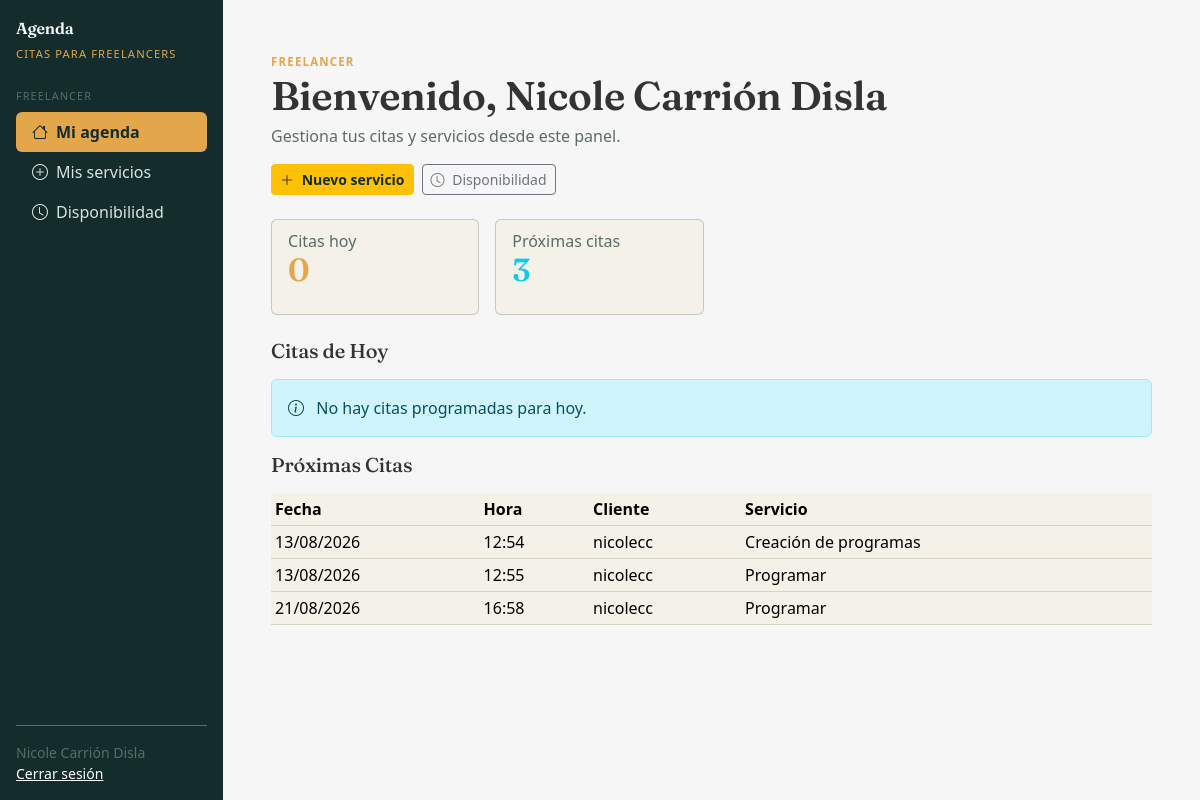
/freelancer/ (signed in), run on an earlier commit of the app's database.
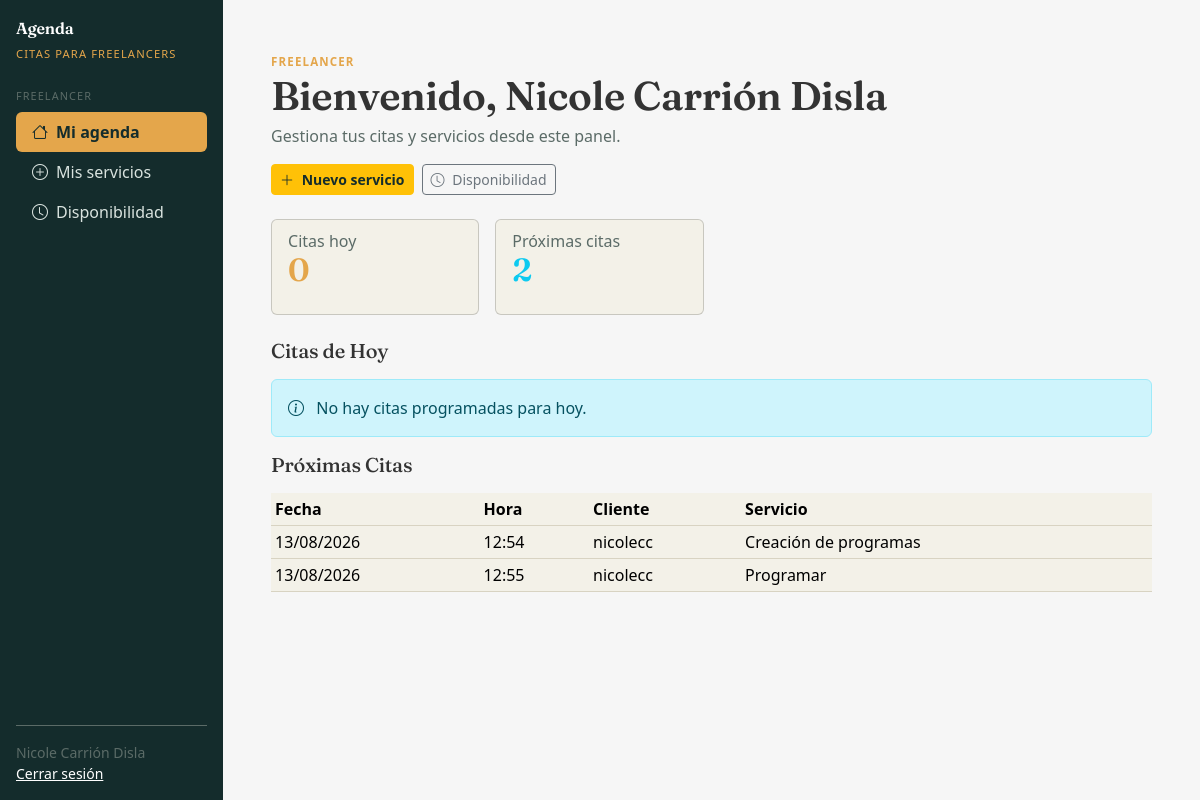
And on a later commit of the database.
### gestionCitas/models.py (models this page shows, shortened)
class Reserva(models.Model):
    id_reserva = models.AutoField(primary_key=True)
    id_cliente = models.ForeignKey(Cliente, on_delete=models.CASCADE, related_name='reservas')
    id_freelancer = models.ForeignKey(Freelancer, on_delete=models.CASCADE, related_name='reservas')
    id_servicio = models.ForeignKey(Servicio, on_delete=models.CASCADE, related_name='reservas')
    fecha = models.DateField()
    hora_inicio = models.TimeField()
    hora_fin = models.TimeField()
    modalidad = models.CharField(max_length=10, choices=[
        ('presencial', 'Presencial'),
        ('virtual', 'Virtual')
    ], default='virtual')
    estado = models.CharField(max_length=12, choices=[
        ('programada', 'Programada'),
        ('confirmada', 'Confirmada'),
        ('atendida', 'Atendida'),
        ('cancelada', 'Cancelada')
    ], default='programada')
    motivo_cancelacion = models.TextField(blank=True, null=True)
    observaciones = models.TextField(blank=True, null=True)
    fecha_reserva = models.DateTimeField(auto_now_add=True)

class Cliente(models.Model):
    id_cliente = models.AutoField(primary_key=True)
    nombre = models.CharField(max_length=30)
    correo_cliente = models.EmailField(unique=True, max_length=30)
    contrasena = models.CharField(max_length=20)
    fecha_registro = models.DateTimeField(auto_now_add=True)

class Servicio(models.Model):
    id_servicio = models.AutoField(primary_key=True)
    id_freelancer = models.ForeignKey(Freelancer, on_delete=models.CASCADE, related_name='servicios')
    nombre = models.CharField(max_length=30)
    descripcion = models.TextField(blank=True)
    precio_base = models.DecimalField(max_digits=10, decimal_places=2)
    duracion = models.IntegerField(help_text="Duración en minutos")
    modalidad = models.CharField(max_length=10, choices=[
        ('presencial', 'Presencial'),
        ('virtual', 'Virtual'),
        ('ambos', 'Ambos')
    ], default='ambos')
    activo = models.BooleanField(default=True)

### gestionCitas/views.py (the view)
        def wrapper(request, *args, **kwargs):
            if 'rol' not in request.session:
                messages.error(request, "Debes iniciar sesión para continuar.")
                return redirect('login')
            if request.session.get('rol') not in roles:
                messages.error(request, "No tienes permiso para acceder a esta sección.")
                return redirect('login')
            return vista(request, *args, **kwargs)

### gestionCitas/views.py (called while the page is built)
def requiere_rol(*roles):
    def decorador(vista):
        def wrapper(request, *args, **kwargs):
            if 'rol' not in request.session:
                messages.error(request, "Debes iniciar sesión para continuar.")
                return redirect('login')
            if request.session.get('rol') not in roles:
                messages.error(request, "No tienes permiso para acceder a esta sección.")
                return redirect('login')
            return vista(request, *args, **kwargs)
        return wrapper
    return decorador

### gestionCitas/templates/citas/freelancer/dashboard.html (shortened to what this page needs)
{% extends "citas/base.html" %}
{% load static %}
{% block content %}
<div class="d-flex justify-content-between align-items-start flex-wrap gap-3 mb-4">
    <div>
        <small class="text-warning text-uppercase fw-semibold" style="letter-spacing:.1em;font-size:.72rem;">Freelancer</small>
        <h1 class="mb-1">Bienvenido, {{ request.session.nombre }}</h1>
        <p class="text-secondary mb-0">Gestiona tus citas y servicios desde este panel.</p>
    </div>
    <div class="d-flex gap-2">
        <a href="{% url 'registrar_servicio' %}" class="btn btn-warning btn-sm">
            <i class="bi bi-plus-lg me-1"></i> Nuevo servicio
        </a>
        <a href="{% url 'disponibilidad' %}" class="btn btn-outline-secondary btn-sm">
            <i class="bi bi-clock me-1"></i> Disponibilidad
        </a>
    </div>
</div>
<div class="row g-3 mb-4">
    <div class="col-md-3">
        <div class="card">
            <div class="card-body">
                <h6 class="card-subtitle text-secondary">Citas hoy</h6>
                <h2 class="text-warning">{{ citas_hoy_count|default:"0" }}</h2>
            </div>
        </div>
    </div>
    <div class="col-md-3">
        <div class="card">
            <div class="card-body">
                <h6 class="card-subtitle text-secondary">Próximas citas</h6>
                <h2 class="text-info">{{ proximas_citas|length|default:"0" }}</h2>
            </div>
        </div>
    </div>
</div>
<h2 class="h5 mb-3">Citas de Hoy</h2>
{% if citas_hoy %}
<div class="table-responsive">
    <table class="table table-hover">
        <thead>
            <tr>
                <th>Hora</th>
                <th>Cliente</th>
                <th>Servicio</th>
                <th>Estado</th>
                <th>Acción</th>
            </tr>
        </thead>
        <tbody>
            {% for cita in citas_hoy %}
            <tr>
                <td><span class="mono">{{ cita.hora_inicio|time:"H:i" }}</span></td>
                <td>{{ cita.id_cliente.nombre }}</td>
                <td>{{ cita.id_servicio.nombre }}</td>
                <td>
                    <span class="badge bg-warning">{{ cita.get_estado_display }}</span>
                </td>
                <td>
                    <a href="{% url 'atender_cita' cita.id_reserva %}" class="btn btn-sm btn-success">
                        <i class="bi bi-check-circle"></i> Atender
                    </a>
                </td>
            </tr>
            {% endfor %}
        </tbody>
    </table>
</div>
{% else %}
<div class="alert alert-info">
    <i class="bi bi-info-circle me-2"></i> No hay citas programadas para hoy.
</div>
{% endif %}
<h2 class="h5 mb-3">Próximas Citas</h2>
{% if proximas_citas %}
<div class="table-responsive">
    <table class="table table-sm">
        <thead>
            <tr>
                <th>Fecha</th>
                <th>Hora</th>
                <th>Cliente</th>
                <th>Servicio</th>
            </tr>
        </thead>
        <tbody>
            {% for cita in proximas_citas %}
            <tr>
                <td>{{ cita.fecha|date:"d/m/Y" }}</td>
                <td>{{ cita.hora_inicio|time:"H:i" }}</td>
                <td>{{ cita.id_cliente.nombre }}</td>
                <td>{{ cita.id_servicio.nombre }}</td>
            </tr>
            {% endfor %}
        </tbody>
    </table>
</div>
{% else %}
<div class="alert alert-secondary">No hay próximas citas programadas.</div>
{% endif %}
{% endblock %}

What changed in the data, as far as the page shows it:
no longer on this page (row edited): Reserva: fecha "21/08/2026", hora_inicio "16:58", id_cliente.nombre "nicolecc", id_servicio.nombre "Programar"
Also different on the page:
{{ proximas_citas|length|default:"0" }}: "3" → "2"
